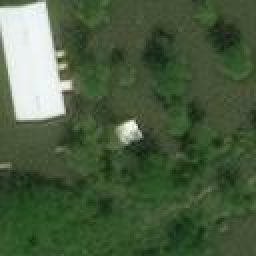
#> input picture Data/Post-hurricane/train_another/damage/-93.791614_30.038536999999998.jpeg, 128 x 128 px, found by its file name (shown 2 times larger); its folder holds only this picture in this run
$ jupyter execute --allow-errors BuildingDamage_EDA.ipynb
#> lines starting #> are read from the running program, lines starting #| are printed output that depends on the picture
# Capstone Three: Data Wrangling + EDA + Preliminary Modeling

## Post-Hurricane Building Damage Image Classification

### Part 1. Import dataset and generate features

[cell 1]
# Import packages

import pandas as pd
import numpy as np
from skimage import io
import os
import matplotlib.pyplot as plt
import matplotlib.image as mpimg
import random
import seaborn as sns

[cell 2]
# Prepare to load training set images

train_data = []
train_labels = []
train_path = []
train_lat = []
train_long = []
train_filesize = []

train_folder_damage = 'Post-hurricane/train_another/damage'
class_id_damage = 1

train_folder_no_damage = 'Post-hurricane/train_another/no_damage'
class_id_no_damage = 0

[cell 3]
# Loop through folders to load images, extract filename, labels, lat/long, etc

# damage images
for file in os.listdir(train_folder_damage):
    image_path = os.path.join(train_folder_damage, file)
    base = os.path.basename(image_path)
    filename = os.path.splitext(base)
    image = io.imread(image_path)
#> image is the input picture: shape (128, 128, 3); mean R, G, B 74, 93.3, 64.4
    image=np.array(image)
    image=image.astype('float32')
    size = os.path.getsize(image_path)
    train_data.append(image)
    train_labels.append(class_id_damage)
    train_path.append(filename[0])
    latlong = filename[0].split('_')
    train_long.append(float(latlong[0]))
    train_lat.append(float(latlong[1]))
    train_filesize.append(size)


# no_damage images
#> (the rest of this cell did not finish here and is left out)

[cell 4]
# extract additional features from raw pixels

avg_pixel = []
min_pixel = []
max_pixel = []
std_pixel = []
med_pixel = []

for img in train_data:
    avg_pixel.append(np.average(img))
    min_pixel.append(np.amin(img))
    max_pixel.append(np.amax(img))
    std_pixel.append(np.std(img))
    med_pixel.append(np.median(img))
#> this loop made 1 pass
#> after the loop, avg_pixel = [77.23]; max_pixel = [255]; med_pixel = [63]; min_pixel = [9]; std_pixel = [53.19]

[cell 5]
# create training dataframe, without raw pixel data

train_df = pd.DataFrame.from_dict({'file':train_path, 'class':train_labels, 'latitude':train_lat, 'longitude':train_long, 'file size':train_filesize, 'avg pixel':avg_pixel, 'min pixel':min_pixel, 'max pixel':max_pixel, 'std pixel':std_pixel, 'median pixel':med_pixel})
#> train_df = table of 1 rows and 10 columns

[cell 6]
# Repeat for test set
# Prepare to load test set images

test_data = []
test_labels = []
test_path = []
test_lat = []
test_long = []
test_filesize = []

test_folder_damage = 'Post-hurricane/test_another/damage'
class_id_damage = 1

test_folder_no_damage = 'Post-hurricane/test_another/no_damage'
class_id_no_damage = 0

[cell 7]
# Loop through folders to load test images

# damage images
for file in os.listdir(test_folder_damage):
    image_path = os.path.join(test_folder_damage, file)
    base = os.path.basename(image_path)
    filename = os.path.splitext(base)
    image = io.imread(image_path)
    image=np.array(image)
    image=image.astype('float32')
    size = os.path.getsize(image_path)
    test_data.append(image)
    test_labels.append(class_id_damage)
    test_path.append(filename[0])
    latlong = filename[0].split('_')
    test_long.append(float(latlong[0]))
    test_lat.append(float(latlong[1]))
    test_filesize.append(size)


# no_damage images
#> (the rest of this cell did not finish here and is left out)

### Part 2. Explore dataset

The training dataframe includes 10,000 images labeled by damage class where 1 represents damage and 0 represents no damage. Several other features were extracted from the images including the latitude and longitude from the file name, as well as file size, and some descriptive statistics based on raw pixel data.

[cell 8]
train_df.head()
#> Out = table of 1 rows and 10 columns

[cell 9]
train_df.describe()
#> Out = table of 8 rows and 9 columns

[cell 10]
# Print 5 random images from training damage set

plt.figure(figsize=(20,20))

img_folder = 'Post-hurricane/train_another/damage'
for i in range(5):
    file = random.choice(os.listdir(img_folder))
    image_path = os.path.join(img_folder, file)
    img=mpimg.imread(image_path)
    ax=plt.subplot(1,5,i+1)
    ax.title.set_text(file)
    plt.imshow(img)
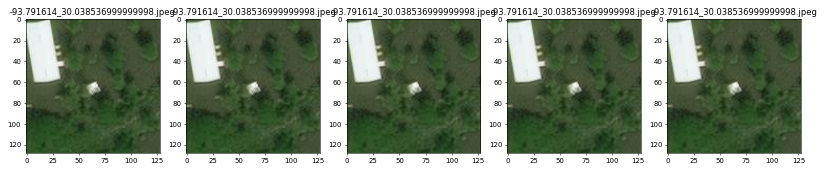
#> figure drawn by matplotlib, 5 panels

[cell 11]
# plot training set class distribution

sns.countplot(x='class', data=train_df)
plt.title("Count of Damage and No Damage")
plt.show()
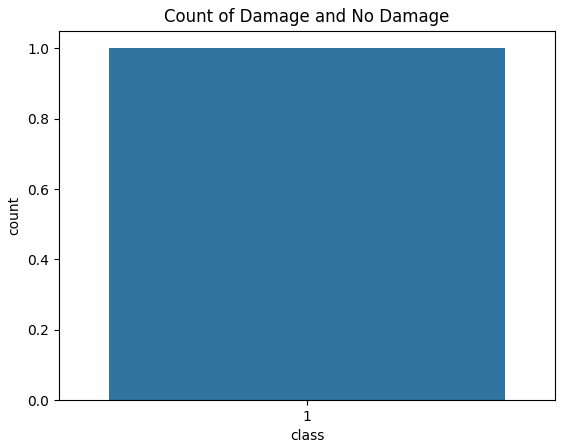
#> figure drawn by matplotlib, 1 panel

[cell 12]
# plot some of the features: longitude and latitude

_ = sns.scatterplot(x='latitude', y='longitude', data=train_df, hue='class', alpha=0.5)
_ = plt.title('Longitude and Latitude by Damage Class')
plt.show()
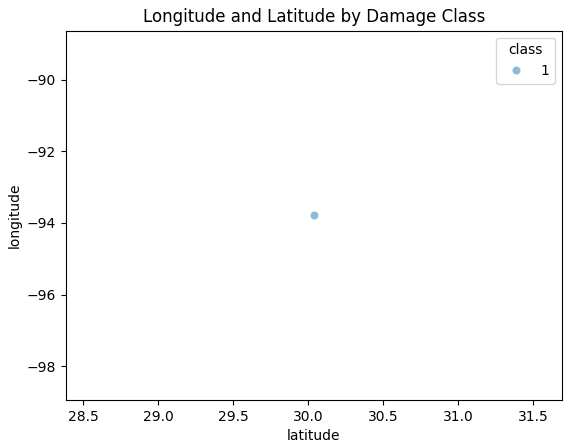
#> figure drawn by matplotlib, 1 panel

[cell 13]
# plot some of the features: average and max pixel

_ = sns.scatterplot(x='avg pixel', y='max pixel', data=train_df, hue='class', alpha=0.5)
_ = plt.title('Avg Pixel and Max Pixel by Damage Class')
plt.show()
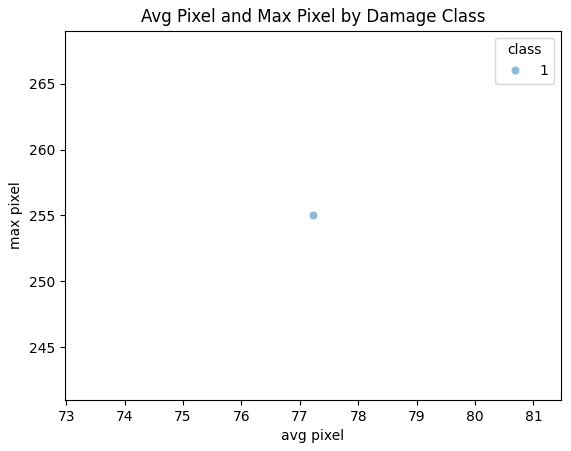
#> figure drawn by matplotlib, 1 panel

[cell 14]
# plot some of the features: median pixel by file size

_ = sns.scatterplot(x='median pixel', y='file size', data=train_df, hue='class', alpha=0.5)
_ = plt.title('Median Pixel and Filesize by Damage Class')
plt.show()
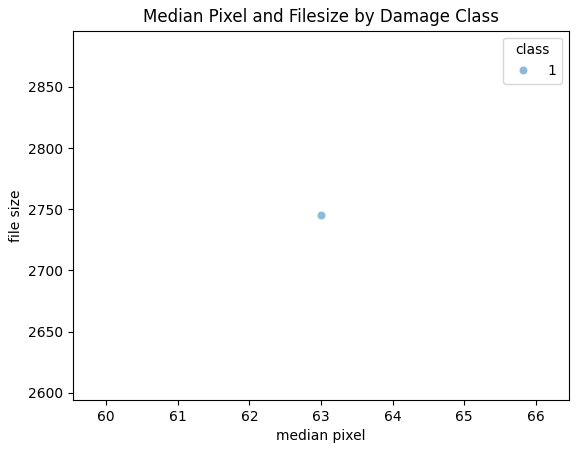
#> figure drawn by matplotlib, 1 panel

[cell 15]
# plot some of the features: average pixel by standard deviation

_ = sns.scatterplot(x='avg pixel', y='std pixel', data=train_df, hue='class', alpha=0.5)
_ = plt.title('Average Pixel and Standard Deviation by Damage Class')
plt.show()
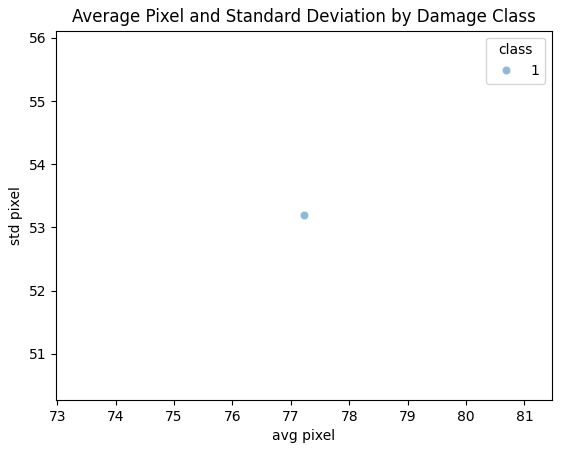
#> figure drawn by matplotlib, 1 panel

#> (a cell that did not finish here is left out)

#> (a cell that did not finish here is left out)

Note that the test set is unbalanced (1000 no damage images and 8000 damage images)

#> (a cell that did not finish here is left out)

### Part 3. Try fitting simple classification models

The following steps include fitting several basic classification models to the train set before introducing the raw pixel data. Models were trained iteratively, adding additional features then tested on the test set to explore impact on classification results.

#### Logistic Regression

[cell 19]
# set up logistic regression model - Lat/Long only

from sklearn.linear_model import LogisticRegression

X_train = train_df[['latitude', 'longitude']]
#> X_train = table of 1 rows and 2 columns
#> (the rest of this cell did not finish here and is left out)

#> (a cell that did not finish here is left out)

#> (a cell that did not finish here is left out)

[cell 22]
# Calculate metrics to evaluate method

from sklearn.metrics import classification_report, f1_score, precision_score, recall_score

#> (the rest of this cell did not finish here and is left out)

#> (a cell that did not finish here is left out)

[cell 24]
# set up logistic regression model - Lat/Long, filesize

X_train = train_df[['latitude', 'longitude', 'file size']]
#> X_train = table of 1 rows and 3 columns
#> (the rest of this cell did not finish here and is left out)

#> (a cell that did not finish here is left out)

[cell 26]
# set up logistic regression model - Lat/Long, filesize, avg pixel

X_train = train_df[['latitude', 'longitude', 'file size', 'avg pixel']]
#> X_train = table of 1 rows and 4 columns
#> (the rest of this cell did not finish here and is left out)
